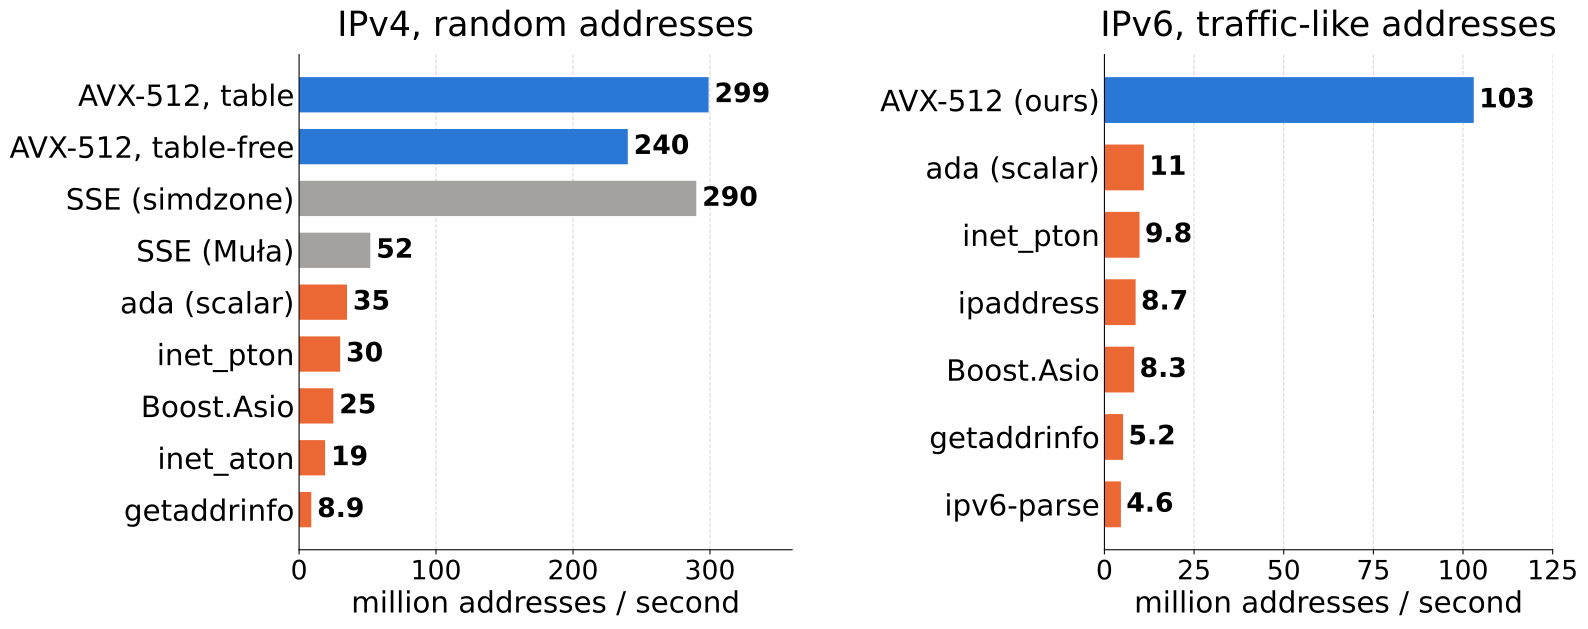

Reproduce this figure in Python.
#!/usr/bin/env python3
"""IP address parsing throughput on the Intel Xeon Gold 6548N (Emerald Rapids), from
Lemire & Nizipli, "Parsing IP Addresses with AVX-512" (Tables 2 and 4)."""

import matplotlib.pyplot as plt

plt.rcParams.update({
    "font.size": 22,
    "axes.titlesize": 26,
    "axes.labelsize": 22,
    "xtick.labelsize": 20,
    "ytick.labelsize": 22,
    "font.family": "sans-serif",
    "figure.facecolor": "white",
    "axes.facecolor": "white",
    "svg.fonttype": "path",
})

BLUE, ORANGE, GRAY = "#2a78d6", "#eb6834", "#a3a29e"

ipv4 = [  # name, Mv/s, color
    ("getaddrinfo", 8.9, ORANGE),
    ("inet_aton", 19, ORANGE),
    ("Boost.Asio", 25, ORANGE),
    ("inet_pton", 30, ORANGE),
    ("ada (scalar)", 35, ORANGE),
    ("SSE (Muła)", 52, GRAY),
    ("SSE (simdzone)", 290, GRAY),
    ("AVX-512, table-free", 240, BLUE),
    ("AVX-512, table", 299, BLUE),
]
ipv6 = [
    ("ipv6-parse", 4.6, ORANGE),
    ("getaddrinfo", 5.2, ORANGE),
    ("Boost.Asio", 8.3, ORANGE),
    ("ipaddress", 8.7, ORANGE),
    ("inet_pton", 9.8, ORANGE),
    ("ada (scalar)", 11, ORANGE),
    ("AVX-512 (ours)", 103, BLUE),
]

fig, axes = plt.subplots(1, 2, figsize=(17, 7), gridspec_kw={"width_ratios": [1.1, 1]})
for ax, data, title, xmax in zip(axes, [ipv4, ipv6], ["IPv4, random addresses", "IPv6, traffic-like addresses"], [360, 125]):
    names = [d[0] for d in data]
    vals = [d[1] for d in data]
    cols = [d[2] for d in data]
    bars = ax.barh(names, vals, color=cols, height=0.68)
    for bar, v in zip(bars, vals):
        ax.text(v + xmax * 0.012, bar.get_y() + bar.get_height() / 2, f"{v:g}", va="center", ha="left",
                fontsize=20, fontweight="bold")
    ax.set_title(title, pad=14)
    ax.set_xlim(0, xmax)
    ax.set_xlabel("million addresses / second")
    ax.spines["top"].set_visible(False)
    ax.spines["right"].set_visible(False)
    ax.xaxis.grid(True, linestyle="--", linewidth=0.8, alpha=0.5)
    ax.set_axisbelow(True)
    ax.tick_params(axis="y", length=0)

fig.tight_layout(w_pad=3)
fig.savefig("ip_results.svg", bbox_inches="tight")
fig.savefig("ip_results.png", dpi=150, bbox_inches="tight")
plt.close()
